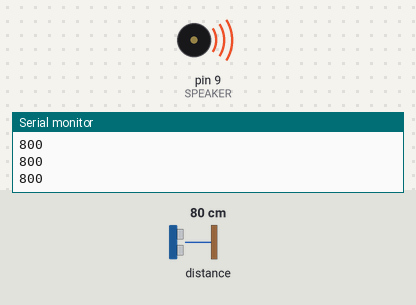
Bench run of a sketch on a simulated Arduino Uno, built with avr-gcc and run on an emulated ATmega328P. On the bench: buzzer (waves = sounding), the last lines printed to the serial monitor. The test bench sets the inputs (shaded band); at power-on: distance to the obstacle 80 cm.

Above: at 1.2 s.
1.3 s: distance to the obstacle set to 117 cm
At 2.4 s:
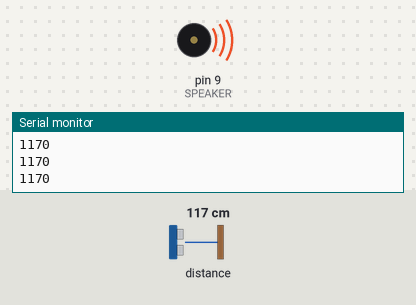
2.8 s: distance to the obstacle set to 125 cm
At 3.6 s:
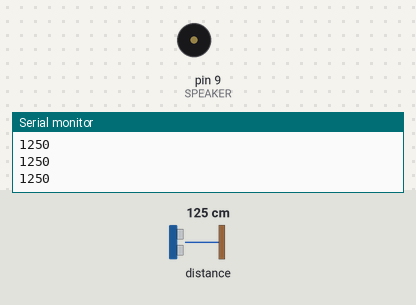
4.3 s: distance to the obstacle set to 2 cm
At 4.8 s:
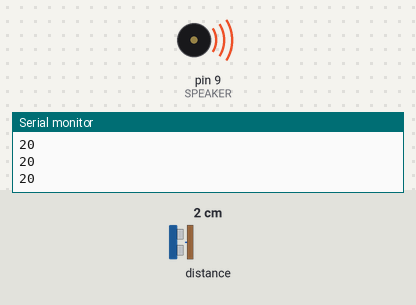
5.8 s: distance to the obstacle set to 250 cm
At 7.2 s:
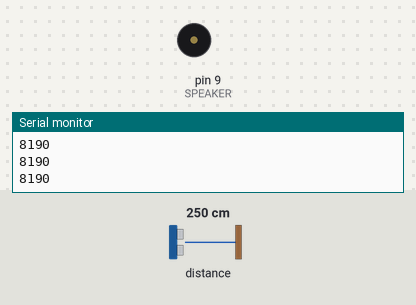
Timing chart, 0 to 8.3 s (numbered marks = the images above; inputs shaded):
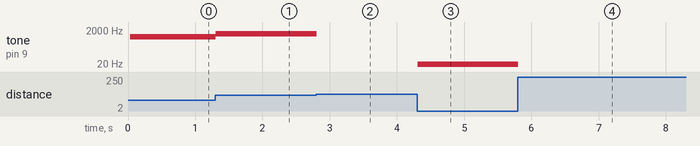

Measured:
- the behaviour switches between 120 and 121 cm on distance to the obstacle (found by bisection; images 1 and 2)
- after the input at 1.3 s, tone on pin 9 (SPEAKER): 800 Hz → 1170 Hz at once
- after the input at 2.8 s, tone on pin 9 (SPEAKER): 1170 Hz → silent at once
- after the input at 4.3 s, tone on pin 9 (SPEAKER): silent → 20 Hz at once
- after the input at 5.8 s, tone on pin 9 (SPEAKER): 20 Hz → silent at once

The sketch:

Theremin_POC_Dec2020.ino
```cpp
/* This is Single_Buzzer.ino by Michael Spindler 12-11-2019
 * exactly the same sketch is listed as Theramin.ino in
 * .../ElectricGarden/Arduino/Theramin/
 *
 *  This sketch was operationally checked on a NANO on 1-5-2020
 *  and it worked.
 *
 *  Pin 9, the speaker output, is pin D9.
 *  DON'T USE THE OUTPUT ON AN 8 OHM SPEAKER WITHOUT A
 *  (220 OHM ?) RESISTOR IN SERIES TO LIMIT CURRENT
 *
 *  SDA is A4
 *  SCL is A5
 *  VIN is 5v
 *  GND is GND
 *
 *  See the wiring diagram DUAL_XL53L0X, sketch # CFS-1-5-2020-B.
 *
 *  You can expect similar execution of the sketch on Mega 2560
 *  and Uno dev boards, but pin names may vary.
 *
 *  This example shows how to get single-shot range
 measurements from the VL53L0X. The sensor can optionally be
 configured with different ranging profiles, as described in
 the VL53L0X API user manual, to get better performance for
 a certain application. This code is based on the four
 "SingleRanging" examples in the VL53L0X API.

 The range readings are in units of mm. */

#include <Wire.h>
#include <VL53L0X.h>

VL53L0X sensor;


// Uncomment this line to use long range mode. This
// increases the sensitivity of the sensor and extends its
// potential range, but increases the likelihood of getting
// an inaccurate reading because of reflections from objects
// other than the intended target. It works best in dark
// conditions.

// #define LONG_RANGE


// Uncomment ONE of these two lines to get
// - higher speed at the cost of lower accuracy OR
// - higher accuracy at the cost of lower speed

#define HIGH_SPEED  // if you choose HIGH_ACCURACY you can hear the steps in pitch
// #define HIGH_ACCURACY

const int SPEAKER = 9; // use pin D9 on Nano

const int MAXFREQUENCY = 1200;

void setup()
{
  Serial.begin(9600);
  Wire.begin();

  sensor.setTimeout(500);
  if (!sensor.init())
  {
    Serial.println("Failed to detect and initialize sensor!");
    while (1) {}
  }

#if defined LONG_RANGE
  // lower the return signal rate limit (default is 0.25 MCPS)
  sensor.setSignalRateLimit(0.1);
  // increase laser pulse periods (defaults are 14 and 10 PCLKs)
  sensor.setVcselPulsePeriod(VL53L0X::VcselPeriodPreRange, 18);
  sensor.setVcselPulsePeriod(VL53L0X::VcselPeriodFinalRange, 14);
#endif

#if defined HIGH_SPEED
  // reduce timing budget to 20 ms (default is about 33 ms)
  sensor.setMeasurementTimingBudget(20000);
#elif defined HIGH_ACCURACY
  // increase timing budget to 200 ms
  sensor.setMeasurementTimingBudget(200000);
#endif
}

void loop()
{
  int dist = sensor.readRangeSingleMillimeters();

  Serial.print(dist);
  if (sensor.timeoutOccurred()) {
        Serial.print(" TIMEOUT");
        }
  Serial.println();

 if(dist <= MAXFREQUENCY ){
        tone(SPEAKER, dist );
        } else {
              noTone(SPEAKER); // comment out noTone() to sustain last tone
        }

}
```
